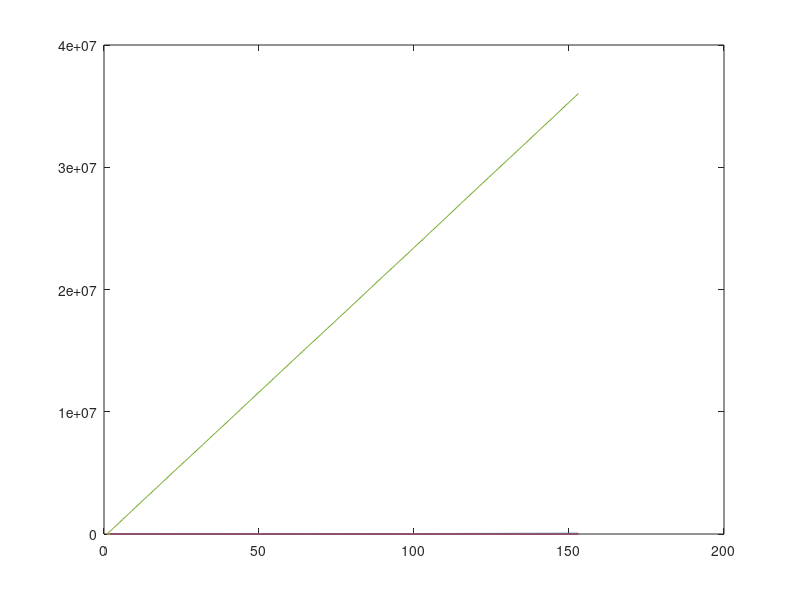

Source code (MATLAB):
%=============================================================================================================================
% Result "total_thrp". Wed Oct 05 12:27:05 CEST 2022.
%-----------------------------------------------------------------------------------------------------------------------------
% (0) time[ms] | (1) #packets last interval | (2) #packets overall | (3) overall avrg. packetsize [byte] | (4) overall sum packetsize [byte] | (5) overall thrp [Mb/s] | (6) thrp last interval [Mb/s]
%=============================================================================================================================
result_total_thrp = [
0.0	0	0	NaN	0.0	NaN	NaN
400.0	228	228	1011.578947368421	230640.0	4.6128	4.6128
800.0	222	450	1080.7477477477478	470566.0	4.70566	4.79852
1200.0	225	675	1064.2355555555555	710019.0	4.73346	4.78906
1600.0	231	906	1019.3073593073593	945479.0	4.727395	4.7092
2000.0	230	1136	1051.4652173913043	1187316.0	4.749264	4.83674
2400.0	230	1366	1033.5260869565218	1425027.0	4.75009	4.75422
2800.0	230	1596	1028.6695652173912	1661621.0	4.747488571428571	4.731879999999999
3200.0	216	1812	1126.4953703703704	1904944.0	4.76236	4.86646
3600.0	231	2043	1020.1038961038961	2140588.0	4.756862222222222	4.71288
4000.0	224	2267	1052.200892857143	2376281.0	4.752562	4.71386
4400.0	214	2481	1121.9065420560748	2616369.0	4.7570345454545455	4.801760000000001
4800.0	225	2706	1049.9644444444446	2852611.0	4.754351666666666	4.72484
5200.0	237	2943	995.8354430379746	3088624.0	4.751729230769231	4.72026
5600.0	219	3162	1072.5844748858447	3323520.0	4.747885714285714	4.697919999999999
6000.0	235	3397	981.5361702127659	3554181.0	4.738908	4.61322
6400.0	228	3625	1054.8859649122808	3794695.0	4.74336875	4.8102800000000006
6800.0	222	3847	1086.7072072072071	4035944.0	4.748169411764706	4.82498
7200.0	226	4073	1050.774336283186	4273419.0	4.748243333333333	4.749499999999999
7600.0	238	4311	998.2605042016806	4511005.0	4.748426315789474	4.75172
8000.0	218	4529	1074.0779816513761	4745154.0	4.745154	4.68298
8400.0	221	4750	1098.868778280543	4988004.0	4.75048	4.857
8800.0	219	4969	1072.4931506849316	5222880.0	4.748072727272728	4.697520000000001
9200.0	209	5178	1117.7272727272727	5456485.0	4.744769565217392	4.6721
9600.0	234	5412	999.0555555555555	5690264.0	4.741886666666666	4.67558
10000.0	234	5646	998.5982905982906	5923936.0	4.7391488	4.673439999999999
10400.0	237	5883	1007.1308016877637	6162626.0	4.740481538461539	4.7738000000000005
10800.0	228	6111	1016.7105263157895	6394436.0	4.7366192592592595	4.6362
11200.0	225	6336	1050.5111111111112	6630801.0	4.736286428571428	4.7273000000000005
11600.0	228	6564	1014.4824561403509	6862103.0	4.732484827586207	4.62604
12000.0	212	6776	1124.8490566037735	7100571.0	4.733714	4.769360000000001
12400.0	223	6999	1038.9686098654709	7332261.0	4.730490967741935	4.6338
12800.0	217	7216	1114.4285714285713	7574092.0	4.7338075	4.836619999999999
13200.0	212	7428	1120.7169811320755	7811684.0	4.734353939393939	4.75184
13600.0	228	7656	1042.1754385964912	8049300.0	4.7348823529411765	4.75232
14000.0	225	7881	1056.0577777777778	8286913.0	4.735378857142856	4.75226
14400.0	240	8121	990.4625	8524624.0	4.735902222222222	4.75422
14800.0	215	8336	1068.6046511627908	8754374.0	4.732094054054055	4.595000000000001
15200.0	230	8566	1040.7304347826087	8993742.0	4.733548421052632	4.78736
15600.0	225	8791	1035.64	9226761.0	4.731672307692308	4.660380000000001
16000.0	230	9021	1032.6	9464259.0	4.7321295	4.749959999999999
16400.0	222	9243	1055.0315315315315	9698476.0	4.730963902439024	4.684340000000001
16800.0	223	9466	1082.847533632287	9939951.0	4.73331	4.8294999999999995
17200.0	234	9700	1021.2179487179487	1.0178916E7	4.734379534883721	4.7793
17600.0	219	9919	1098.1050228310503	1.0419401E7	4.736091363636365	4.8097
18000.0	239	10158	998.3389121338912	1.0658004E7	4.736890666666666	4.77206
18400.0	233	10391	1015.62660944206	1.0894645E7	4.736802173913044	4.73282
18800.0	219	10610	1080.9771689497718	1.1131379E7	4.736757021276596	4.734680000000001
19200.0	220	10830	1075.5272727272727	1.1367995E7	4.736664583333333	4.73232
19600.0	223	11053	1076.7668161434979	1.1608114E7	4.7380057142857135	4.80238
20000.0	211	11264	1095.9194312796208	1.1839353E7	4.7357412000000005	4.6247799999999994
20400.0	227	11491	1019.5374449339207	1.2070788E7	4.733642352941176	4.6287
20800.0	226	11717	1049.8407079646017	1.2308052E7	4.733866153846154	4.74528
21200.0	228	11945	1044.0745614035088	1.2546101E7	4.7343777358490575	4.76098
21600.0	226	12171	1073.3274336283187	1.2788673E7	4.736545555555555	4.851440000000001
22000.0	237	12408	1000.8016877637131	1.3025863E7	4.736677454545454	4.7438
22400.0	232	12640	1017.8275862068965	1.3261999E7	4.736428214285715	4.722720000000001
22800.0	237	12877	1007.6666666666666	1.3500816E7	4.737128421052632	4.77634
23200.0	216	13093	1080.0324074074074	1.3734103E7	4.735897586206896	4.6657399999999996
23600.0	221	13314	1072.7058823529412	1.3971171E7	4.735990169491525	4.74136
24000.0	238	13552	984.6638655462185	1.4205521E7	4.735173666666667	4.687
24400.0	225	13777	1064.2	1.4444966E7	4.736054426229508	4.7889
24800.0	221	13998	1076.2986425339366	1.4682828E7	4.736396129032258	4.7572399999999995
25200.0	232	14230	1033.6637931034484	1.4922638E7	4.737345396825398	4.796200000000001
25600.0	221	14451	1037.9864253393664	1.5152033E7	4.7350103125	4.587899999999999
26000.0	227	14678	1057.1409691629956	1.5392004E7	4.73600123076923	4.79942
26400.0	225	14903	1050.6622222222222	1.5628403E7	4.735879696969698	4.72798
26800.0	228	15131	1016.3464912280701	1.586013E7	4.734367164179105	4.634539999999999
27200.0	222	15353	1043.518018018018	1.6091791E7	4.732879705882353	4.63322
27600.0	228	15581	1036.4035087719299	1.6328091E7	4.73278	4.726
28000.0	231	15812	1029.9134199134198	1.6566001E7	4.733143142857143	4.7581999999999995
28400.0	225	16037	1047.9822222222222	1.6801797E7	4.732900563380282	4.715920000000001
28800.0	217	16254	1094.8202764976959	1.7039373E7	4.733159166666666	4.75152
29200.0	230	16484	983.0782608695653	1.7265481E7	4.730268767123287	4.52216
29600.0	218	16702	1088.6100917431193	1.7502798E7	4.730485945945945	4.74634
30000.0	219	16921	1104.703196347032	1.7744728E7	4.731927466666667	4.8386000000000005
30400.0	228	17149	1035.7587719298247	1.7980881E7	4.731810789473685	4.72306
30800.0	220	17369	1061.5727272727272	1.8214427E7	4.73102	4.67092
31200.0	228	17597	1051.298245614035	1.8454123E7	4.73182641025641	4.79392
31600.0	220	17817	1088.0590909090909	1.8693496E7	4.732530632911392	4.78746
32000.0	231	18048	1009.4675324675325	1.8926683E7	4.73167075	4.66374
32400.0	219	18267	1091.4566210045662	1.9165712E7	4.732274567901234	4.78058
32800.0	240	18507	996.5958333333333	1.9404895E7	4.732901219512195	4.78366
33200.0	229	18736	1034.5502183406113	1.9641807E7	4.732965542168675	4.73824
33600.0	240	18976	998.6833333333333	1.9881491E7	4.733688333333334	4.79368
34000.0	221	19197	1089.4027149321266	2.0122249E7	4.7346468235294115	4.81516
34400.0	231	19428	1010.922077922078	2.0355772E7	4.733900465116279	4.67046
34800.0	219	19647	1110.4383561643835	2.0598958E7	4.7353926436781615	4.863720000000001
35200.0	244	19891	958.0737704918033	2.0832728E7	4.734710909090909	4.6754
35600.0	238	20129	1004.3151260504202	2.1071755E7	4.73522584269663	4.78054
36000.0	229	20358	1010.117903930131	2.1303072E7	4.734016	4.62634
36400.0	226	20584	1048.712389380531	2.1540081E7	4.734083736263737	4.74018
36800.0	221	20805	1050.8597285067874	2.1772321E7	4.733113260869565	4.644800000000001
37200.0	232	21037	1016.125	2.2008062E7	4.7329165591397855	4.7148200000000005
37600.0	236	21273	1009.1610169491526	2.2246224E7	4.73323914893617	4.763240000000001
38000.0	229	21502	1014.2838427947598	2.2478495E7	4.732314736842105	4.64542
38400.0	241	21743	986.2406639004149	2.2716179E7	4.732537291666667	4.75368
38800.0	237	21980	980.2784810126582	2.2948505E7	4.731650515463918	4.64652
39200.0	226	22206	1063.9911504424779	2.3188967E7	4.7324422448979595	4.80924
39600.0	231	22437	1039.8181818181818	2.3429165E7	4.733164646464647	4.80396
40000.0	229	22666	1023.6724890829694	2.3663586E7	4.732717200000001	4.68842
40400.0	241	22907	982.4356846473029	2.3900353E7	4.732743168316832	4.73534
40800.0	231	23138	1016.6017316017316	2.4135188E7	4.732389803921568	4.6967
41200.0	229	23367	1053.0698689956332	2.4376341E7	4.733270097087378	4.82306
41600.0	222	23589	1089.2027027027027	2.4618144E7	4.734258461538461	4.83606
42000.0	212	23801	1116.2075471698113	2.485478E7	4.73424380952381	4.7327200000000005
42400.0	217	24018	1069.110599078341	2.5086777E7	4.733354150943397	4.63994
42800.0	224	24242	1066.3125	2.5325631E7	4.733762803738317	4.77708
43200.0	231	24473	1027.6796536796537	2.5563025E7	4.733893518518519	4.74788
43600.0	221	24694	1098.972850678733	2.5805898E7	4.735027155963302	4.85746
44000.0	215	24909	1102.2232558139535	2.6042876E7	4.735068363636363	4.73956
44400.0	224	25133	1069.34375	2.6282409E7	4.735569189189189	4.79066
44800.0	222	25355	1089.126126126126	2.6524195E7	4.736463392857143	4.83572
45200.0	225	25580	1063.0088888888888	2.6763372E7	4.73688	4.7835399999999995
45600.0	227	25807	1056.3920704845816	2.7003173E7	4.737398771929825	4.79602
46000.0	232	26039	1014.4913793103449	2.7238535E7	4.73713652173913	4.70724
46400.0	227	26266	1060.308370044053	2.7479225E7	4.7377974137931025	4.8138000000000005
46800.0	222	26488	1063.5945945945946	2.7715343E7	4.73766547008547	4.72236
47200.0	219	26707	1088.3333333333333	2.7953688E7	4.737913220338982	4.7669
47600.0	214	26921	1116.2897196261683	2.8192574E7	4.738247731092438	4.77772
48000.0	223	27144	1048.8430493273543	2.8426466E7	4.737744333333333	4.67784
48400.0	231	27375	1015.8658008658009	2.8661131E7	4.737377024793388	4.693300000000001
48800.0	213	27588	1125.981220657277	2.8900965E7	4.737863114754099	4.79668
49200.0	225	27813	1074.6044444444444	2.9142751E7	4.738658699186992	4.83572
49600.0	223	28036	1081.3183856502242	2.9383885E7	4.73933629032258	4.82268
50000.0	217	28253	1065.2672811059908	2.9615048E7	4.738407680000001	4.62326
50400.0	218	28471	1086.573394495413	2.9851921E7	4.738400158730159	4.7374600000000004
50800.0	230	28701	1025.7782608695652	3.008785E7	4.73824409448819	4.71858
51200.0	227	28928	1052.1497797356828	3.0326688E7	4.738545	4.7767599999999995
51600.0	248	29176	946.1895161290323	3.0561343E7	4.738192713178295	4.6931
52000.0	223	29399	1058.2466367713005	3.0797332E7	4.738051076923077	4.71978
52400.0	225	29624	1035.951111111111	3.1030421E7	4.737468854961832	4.661779999999999
52800.0	220	29844	1078.040909090909	3.126759E7	4.737513636363636	4.74338
53200.0	227	30071	1045.625550660793	3.1504947E7	4.737586015037594	4.74714
53600.0	227	30298	1035.7973568281939	3.1740073E7	4.737324328358209	4.70252
54000.0	216	30514	1083.2824074074074	3.1974062E7	4.736898074074075	4.67978
54400.0	226	30740	1041.08407079646	3.2209347E7	4.736668676470588	4.705699999999999
54800.0	227	30967	1066.5506607929515	3.2451454E7	4.737438540145986	4.842139999999999
55200.0	227	31194	1057.5022026431718	3.2691507E7	4.737899565217392	4.80106
55600.0	222	31416	1083.662162162162	3.293208E7	4.7384287769784175	4.811459999999999
56000.0	218	31634	1072.4633027522937	3.3165877E7	4.737982428571428	4.675940000000001
56400.0	228	31862	1049.3026315789473	3.3405118E7	4.738314609929078	4.78482
56800.0	227	32089	1049.5770925110132	3.3643372E7	4.73850309859155	4.76508
57200.0	227	32316	1057.4405286343613	3.3883411E7	4.738938601398601	4.80078
57600.0	222	32538	1031.382882882883	3.4112378E7	4.737830277777778	4.57934
58000.0	224	32762	1066.7410714285713	3.4351328E7	4.738114206896552	4.778999999999999
58400.0	218	32980	1106.2614678899083	3.4592493E7	4.738697671232877	4.8233
58800.0	230	33210	1051.5391304347827	3.4834347E7	4.739366938775509	4.837080000000001
59200.0	216	33426	1123.4814814814815	3.5077019E7	4.740137702702703	4.85344
59600.0	230	33656	1007.7217391304348	3.5308795E7	4.739435570469799	4.6355200000000005
60000.0	225	33881	1053.1333333333334	3.554575E7	4.739433333333333	4.7391000000000005
60400.0	223	34104	1068.273542600897	3.5783975E7	4.739599337748345	4.7645
60800.0	221	34325	1087.9049773755655	3.6024402E7	4.740052894736842	4.80854
]; % Wed Oct 05 12:27:41 CEST 2022

plot (result_total_thrp)

